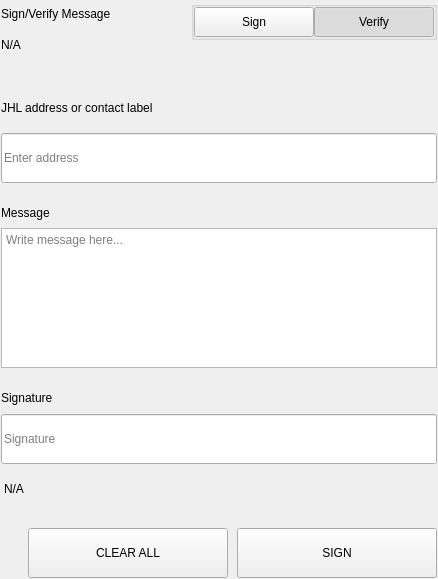
<?xml version="1.0" encoding="UTF-8"?>
<ui version="4.0">
 <class>SettingsSignMessageWidgets</class>
 <widget class="QWidget" name="SettingsSignMessageWidgets">
  <property name="geometry">
   <rect>
    <x>0</x>
    <y>0</y>
    <width>438</width>
    <height>579</height>
   </rect>
  </property>
  <property name="windowTitle">
   <string>Form</string>
  </property>
  <layout class="QVBoxLayout" name="verticalLayout">
   <property name="spacing">
    <number>0</number>
   </property>
   <property name="leftMargin">
    <number>0</number>
   </property>
   <property name="topMargin">
    <number>0</number>
   </property>
   <property name="rightMargin">
    <number>0</number>
   </property>
   <property name="bottomMargin">
    <number>0</number>
   </property>
   <item>
    <widget class="QWidget" name="left" native="true">
     <layout class="QVBoxLayout" name="verticalLayout_3">
      <property name="leftMargin">
       <number>0</number>
      </property>
      <property name="topMargin">
       <number>0</number>
      </property>
      <property name="rightMargin">
       <number>0</number>
      </property>
      <property name="bottomMargin">
       <number>0</number>
      </property>
      <item>
       <widget class="QWidget" name="container_sign" native="true">
        <layout class="QVBoxLayout" name="verticalLayout_2">
         <property name="spacing">
          <number>0</number>
         </property>
         <property name="leftMargin">
          <number>1</number>
         </property>
         <property name="topMargin">
          <number>1</number>
         </property>
         <property name="rightMargin">
          <number>1</number>
         </property>
         <property name="bottomMargin">
          <number>1</number>
         </property>
         <item>
          <layout class="QHBoxLayout" name="horizontalLayout_3" stretch="3,1">
           <property name="spacing">
            <number>40</number>
           </property>
           <item>
            <layout class="QVBoxLayout" name="verticalLayoutTitle">
             <property name="spacing">
              <number>5</number>
             </property>
             <item>
              <widget class="QLabel" name="labelTitle">
               <property name="text">
                <string>Sign/Verify Message</string>
               </property>
              </widget>
             </item>
             <item>
              <widget class="QLabel" name="labelSubtitle1">
               <property name="text">
                <string notr="true">N/A</string>
               </property>
               <property name="wordWrap">
                <bool>true</bool>
               </property>
              </widget>
             </item>
            </layout>
           </item>
           <item alignment="Qt::AlignRight|Qt::AlignTop">
            <widget class="QWidget" name="containerSwitch" native="true">
             <property name="styleSheet">
              <string notr="true">#containerSwitch{
	padding-top:9px;
}</string>
             </property>
             <layout class="QVBoxLayout" name="verticalLayout_6">
              <property name="spacing">
               <number>4</number>
              </property>
              <property name="leftMargin">
               <number>0</number>
              </property>
              <property name="topMargin">
               <number>0</number>
              </property>
              <property name="rightMargin">
               <number>0</number>
              </property>
              <property name="bottomMargin">
               <number>0</number>
              </property>
              <item alignment="Qt::AlignRight">
               <widget class="QGroupBox" name="groupBox">
                <property name="sizePolicy">
                 <sizepolicy hsizetype="Fixed" vsizetype="Preferred">
                  <horstretch>0</horstretch>
                  <verstretch>0</verstretch>
                 </sizepolicy>
                </property>
                <property name="title">
                 <string/>
                </property>
                <property name="alignment">
                 <set>Qt::AlignRight|Qt::AlignTop|Qt::AlignTrailing</set>
                </property>
                <layout class="QHBoxLayout" name="horizontalLayout_4">
                 <property name="spacing">
                  <number>0</number>
                 </property>
                 <property name="leftMargin">
                  <number>0</number>
                 </property>
                 <property name="topMargin">
                  <number>0</number>
                 </property>
                 <property name="rightMargin">
                  <number>0</number>
                 </property>
                 <property name="bottomMargin">
                  <number>0</number>
                 </property>
                 <item>
                  <widget class="QPushButton" name="pushSign">
                   <property name="minimumSize">
                    <size>
                     <width>120</width>
                     <height>30</height>
                    </size>
                   </property>
                   <property name="maximumSize">
                    <size>
                     <width>120</width>
                     <height>30</height>
                    </size>
                   </property>
                   <property name="focusPolicy">
                    <enum>Qt::NoFocus</enum>
                   </property>
                   <property name="text">
                    <string>Sign</string>
                   </property>
                   <property name="checkable">
                    <bool>true</bool>
                   </property>
                   <property name="autoExclusive">
                    <bool>true</bool>
                   </property>
                  </widget>
                 </item>
                 <item>
                  <widget class="QPushButton" name="pushVerify">
                   <property name="minimumSize">
                    <size>
                     <width>120</width>
                     <height>30</height>
                    </size>
                   </property>
                   <property name="maximumSize">
                    <size>
                     <width>120</width>
                     <height>30</height>
                    </size>
                   </property>
                   <property name="focusPolicy">
                    <enum>Qt::NoFocus</enum>
                   </property>
                   <property name="text">
                    <string>Verify</string>
                   </property>
                   <property name="checkable">
                    <bool>true</bool>
                   </property>
                   <property name="checked">
                    <bool>true</bool>
                   </property>
                   <property name="autoExclusive">
                    <bool>true</bool>
                   </property>
                  </widget>
                 </item>
                </layout>
               </widget>
              </item>
              <item alignment="Qt::AlignHCenter|Qt::AlignTop">
               <widget class="QLabel" name="labelSubtitleSwitch">
                <property name="text">
                 <string/>
                </property>
                <property name="alignment">
                 <set>Qt::AlignRight|Qt::AlignTrailing|Qt::AlignVCenter</set>
                </property>
               </widget>
              </item>
             </layout>
            </widget>
           </item>
          </layout>
         </item>
         <item>
          <spacer name="verticalSpacer_2">
           <property name="orientation">
            <enum>Qt::Vertical</enum>
           </property>
           <property name="sizeType">
            <enum>QSizePolicy::Fixed</enum>
           </property>
           <property name="sizeHint" stdset="0">
            <size>
             <width>20</width>
             <height>40</height>
            </size>
           </property>
          </spacer>
         </item>
         <item>
          <widget class="QWidget" name="containerAddress" native="true">
           <property name="sizePolicy">
            <sizepolicy hsizetype="Preferred" vsizetype="Fixed">
             <horstretch>0</horstretch>
             <verstretch>0</verstretch>
            </sizepolicy>
           </property>
           <layout class="QVBoxLayout" name="verticalLayout_5" stretch="0,0">
            <property name="spacing">
             <number>15</number>
            </property>
            <property name="leftMargin">
             <number>0</number>
            </property>
            <property name="topMargin">
             <number>0</number>
            </property>
            <property name="rightMargin">
             <number>0</number>
            </property>
            <property name="bottomMargin">
             <number>0</number>
            </property>
            <item>
             <widget class="QLabel" name="labelSubtitleAddress">
              <property name="minimumSize">
               <size>
                <width>0</width>
                <height>20</height>
               </size>
              </property>
              <property name="maximumSize">
               <size>
                <width>16777215</width>
                <height>20</height>
               </size>
              </property>
              <property name="text">
               <string>JHL address or contact label</string>
              </property>
             </widget>
            </item>
            <item>
             <widget class="QLineEdit" name="addressIn_SM">
              <property name="minimumSize">
               <size>
                <width>0</width>
                <height>50</height>
               </size>
              </property>
              <property name="maximumSize">
               <size>
                <width>16777215</width>
                <height>50</height>
               </size>
              </property>
              <property name="placeholderText">
               <string>Enter address</string>
              </property>
             </widget>
            </item>
           </layout>
          </widget>
         </item>
         <item>
          <spacer name="verticalSpacer_3">
           <property name="orientation">
            <enum>Qt::Vertical</enum>
           </property>
           <property name="sizeType">
            <enum>QSizePolicy::Fixed</enum>
           </property>
           <property name="sizeHint" stdset="0">
            <size>
             <width>20</width>
             <height>20</height>
            </size>
           </property>
          </spacer>
         </item>
         <item>
          <layout class="QVBoxLayout" name="verticalLayout_9">
           <property name="spacing">
            <number>5</number>
           </property>
           <item>
            <widget class="QLabel" name="labelSubtitleMessage">
             <property name="minimumSize">
              <size>
               <width>0</width>
               <height>20</height>
              </size>
             </property>
             <property name="maximumSize">
              <size>
               <width>16777215</width>
               <height>20</height>
              </size>
             </property>
             <property name="text">
              <string>Message</string>
             </property>
            </widget>
           </item>
           <item>
            <widget class="QPlainTextEdit" name="messageIn_SM">
             <property name="minimumSize">
              <size>
               <width>0</width>
               <height>140</height>
              </size>
             </property>
             <property name="maximumSize">
              <size>
               <width>16777215</width>
               <height>140</height>
              </size>
             </property>
             <property name="placeholderText">
              <string>Write message here...</string>
             </property>
            </widget>
           </item>
          </layout>
         </item>
         <item>
          <spacer name="verticalSpacer_4">
           <property name="orientation">
            <enum>Qt::Vertical</enum>
           </property>
           <property name="sizeType">
            <enum>QSizePolicy::Fixed</enum>
           </property>
           <property name="sizeHint" stdset="0">
            <size>
             <width>20</width>
             <height>20</height>
            </size>
           </property>
          </spacer>
         </item>
         <item>
          <widget class="QWidget" name="widget" native="true">
           <property name="minimumSize">
            <size>
             <width>0</width>
             <height>75</height>
            </size>
           </property>
           <property name="maximumSize">
            <size>
             <width>16777215</width>
             <height>16777215</height>
            </size>
           </property>
           <layout class="QVBoxLayout" name="verticalLayout_4">
            <property name="leftMargin">
             <number>0</number>
            </property>
            <property name="topMargin">
             <number>0</number>
            </property>
            <property name="rightMargin">
             <number>0</number>
            </property>
            <property name="bottomMargin">
             <number>0</number>
            </property>
            <item>
             <widget class="QLabel" name="labelSubtitleSignature">
              <property name="minimumSize">
               <size>
                <width>0</width>
                <height>20</height>
               </size>
              </property>
              <property name="maximumSize">
               <size>
                <width>16777215</width>
                <height>20</height>
               </size>
              </property>
              <property name="text">
               <string>Signature</string>
              </property>
             </widget>
            </item>
            <item>
             <widget class="QLineEdit" name="signatureOut_SM">
              <property name="minimumSize">
               <size>
                <width>0</width>
                <height>50</height>
               </size>
              </property>
              <property name="placeholderText">
               <string>Signature</string>
              </property>
             </widget>
            </item>
           </layout>
          </widget>
         </item>
         <item>
          <widget class="QLabel" name="statusLabel_SM">
           <property name="styleSheet">
            <string notr="true">padding-top:5px;</string>
           </property>
           <property name="text">
            <string notr="true">N/A</string>
           </property>
          </widget>
         </item>
         <item>
          <spacer name="verticalSpacer">
           <property name="orientation">
            <enum>Qt::Vertical</enum>
           </property>
           <property name="sizeType">
            <enum>QSizePolicy::Fixed</enum>
           </property>
           <property name="sizeHint" stdset="0">
            <size>
             <width>20</width>
             <height>20</height>
            </size>
           </property>
          </spacer>
         </item>
         <item>
          <layout class="QHBoxLayout" name="horizontalLayout_7">
           <property name="spacing">
            <number>9</number>
           </property>
           <item>
            <spacer name="horizontalSpacer_5">
             <property name="orientation">
              <enum>Qt::Horizontal</enum>
             </property>
             <property name="sizeType">
              <enum>QSizePolicy::Expanding</enum>
             </property>
             <property name="sizeHint" stdset="0">
              <size>
               <width>40</width>
               <height>20</height>
              </size>
             </property>
            </spacer>
           </item>
           <item>
            <widget class="QPushButton" name="pushButtonClear">
             <property name="minimumSize">
              <size>
               <width>200</width>
               <height>50</height>
              </size>
             </property>
             <property name="focusPolicy">
              <enum>Qt::NoFocus</enum>
             </property>
             <property name="text">
              <string>CLEAR ALL</string>
             </property>
            </widget>
           </item>
           <item>
            <widget class="QPushButton" name="pushButtonSave">
             <property name="minimumSize">
              <size>
               <width>200</width>
               <height>50</height>
              </size>
             </property>
             <property name="maximumSize">
              <size>
               <width>200</width>
               <height>50</height>
              </size>
             </property>
             <property name="focusPolicy">
              <enum>Qt::NoFocus</enum>
             </property>
             <property name="text">
              <string>SIGN</string>
             </property>
            </widget>
           </item>
          </layout>
         </item>
        </layout>
       </widget>
      </item>
     </layout>
    </widget>
   </item>
  </layout>
 </widget>
 <resources/>
 <connections/>
</ui>
